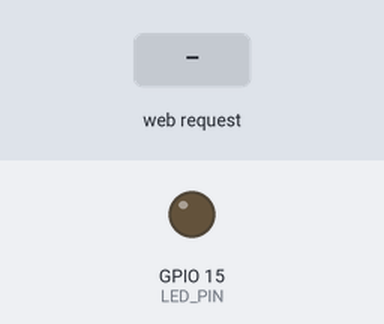
Bench run of a sketch on a simulated ESP32. On the bench: output pins drawn as LEDs (lit = HIGH). Inputs (shaded band) come from the test bench. WiFi joins after 1.5 s; servers stay silent unless stated; what the sketch prints to the serial monitor is not drawn.

Above: at 2.7 s.
2.8 s: HTTP request GET /setPWM?value=1 received
At 3.7 s:
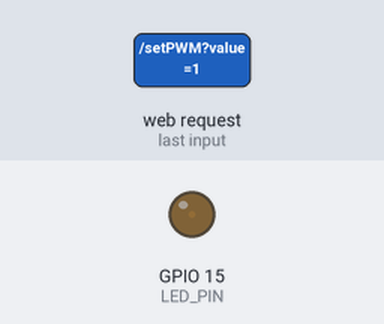
4.3 s: HTTP request GET /setPWM?value=120 received
At 4.8 s:
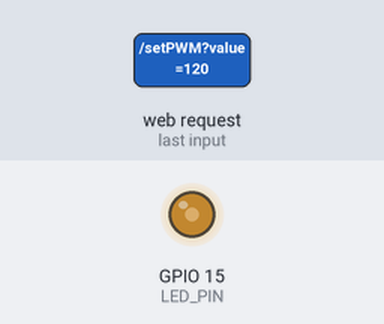
Timing chart, 0 to 7.3 s (numbered marks = the images above; inputs shaded):
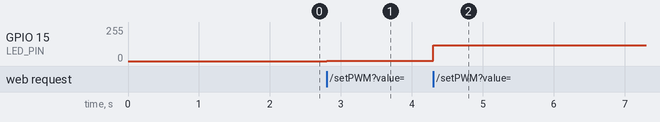

The sketch:

Web_Test.ino
```cpp
#include <WiFi.h>
#include <WebServer.h>

#define LED_PIN 15

const int freq = 5000;
const int ledChannel = 0;
const int resolution = 8;

const char* ssid = "AIOT";
const char* pwd = "00000000";
WebServer server(80);

const char* html_pwm = R"=====(
  <!DOCTYPE html>
  <html lang="en">
  <head>
      <meta charset="UTF-8">
      <meta name="viewport" content="width=device-width, initial-scale=1.0">
      <title>PWM LED Control</title>
  </head>
  <body>
      <input type="range" min="0" max="255" value="0" onchange="adjustPWM(this.value)">
      <script>
          function adjustPWM(value) {
              var xhttp = new XMLHttpRequest();
              xhttp.open("GET", "/setPWM?value=" + value, true);
              xhttp.send();
          }
      </script>
  </body>
  </html>
)=====";

void wifi_set(){
  Serial.begin(115200);
  WiFi.mode(WIFI_STA);
  WiFi.begin(ssid, pwd);

  while (WiFi.status() != WL_CONNECTED) {
    delay(500);
    Serial.println(".");
  }

  Serial.print("\n內網 IP 位址：");
  Serial.println(WiFi.localIP());
}

void set_pwm() ;

void setup() {
  ledcSetup(ledChannel, freq, resolution);
  // 将通道绑定到 GPIO 引脚
  ledcAttachPin(LED_PIN, ledChannel);

  wifi_set() ;

  server.on("/", []() {
    server.send(200, "text/html", html_pwm);
  });

  server.on("/setPWM", set_pwm);

  server.begin();
}

void loop() {
  server.handleClient();
}

void set_pwm(){
  if(server.args() == 1 && server.hasArg("value")) {
    int pwmValue = server.arg("value").toInt();
    ledcWrite(ledChannel, pwmValue);
    server.send(200, "text/plain", "PWM value set to " + String(pwmValue));
    Serial.println("PWM value set to " + String(pwmValue));
  } else {
    server.send(400, "text/plain", "Invalid request");
    Serial.println("Invalid request");
  }
}
```

Measured:
- after the input at 2.8 s, GPIO 15 (LED_PIN): 0/255 → 1/255 at once
- after the input at 4.3 s, GPIO 15 (LED_PIN): 1/255 → 120/255 at once
